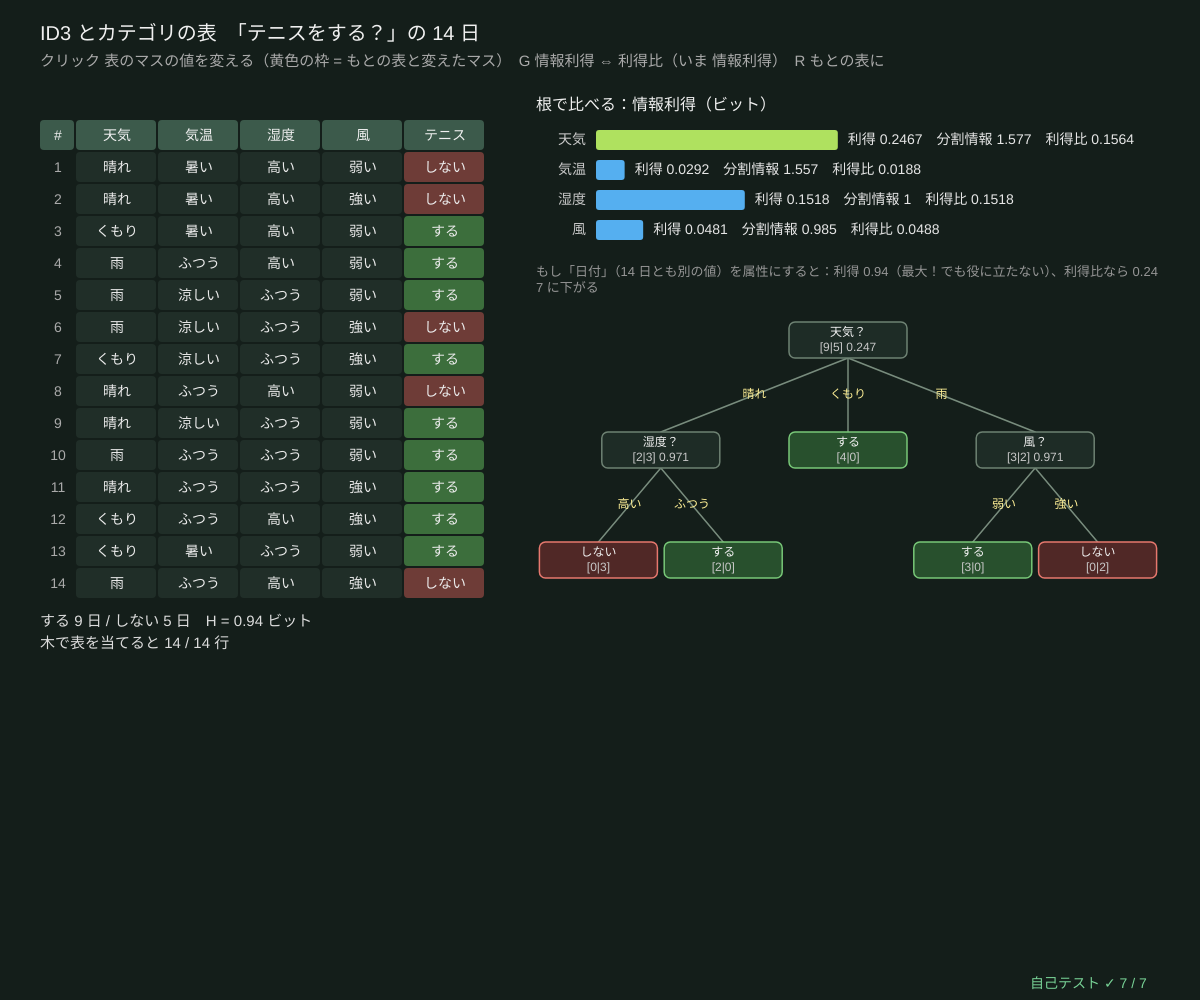
Frame 1 (no input)
Frame 60 (no input): identical to frame 1, image omitted
Frame 120 (the mouse pressed at the canvas centre since frame 60): identical to frame 1, image omitted

The p5.js sketch that drew this single still picture (run headless with seeded random() and noise() and a simulated clock; from frame 60 on, the mouse is pressed at the canvas centre):

// p5.js sketch
// ── sketch.js
// ============================================
// 03 ID3 とカテゴリの表 ─ 「テニスをする？」の 14 日分の表から、情報利得で質問を選んで木を作る（ID3、クインラン）
// 根：4 つの属性（天気・気温・湿度・風）それぞれで表を分けたときの情報利得を計算 → いちばん大きい属性で分ける → 枝ごとにくり返す
//   カテゴリの属性は「値の数だけ枝」が出る（しきい値ではない）。純粋になった枝は葉
//   利得比 = 利得 / 分割情報（値の分かれ方のエントロピー）。値の種類が多い属性（たとえば「日付」）をひいきしないための工夫（C4.5）
// クリック 表のマスの値を変える / G 情報利得 ⇔ 利得比 / R もとの表に
// ============================================

const ATTRS = ['天気', '気温', '湿度', '風'];
const VALS = [['晴れ', 'くもり', '雨'], ['暑い', 'ふつう', '涼しい'], ['高い', 'ふつう'], ['弱い', '強い']];
const PLAY = ['する', 'しない'];
const TENNIS = [                       // [天気, 気温, 湿度, 風, テニス]（値は VALS の番号、テニスは 0 = する、1 = しない）
  [0, 0, 0, 0, 1], [0, 0, 0, 1, 1], [1, 0, 0, 0, 0], [2, 1, 0, 0, 0], [2, 2, 1, 0, 0], [2, 2, 1, 1, 1], [1, 2, 1, 1, 0],
  [0, 1, 0, 0, 1], [0, 2, 1, 0, 0], [2, 1, 1, 0, 0], [0, 1, 1, 1, 0], [1, 1, 0, 1, 0], [1, 0, 1, 0, 0], [2, 1, 0, 1, 1],
];
let rows, useRatio = false, id3Root, rootStats, cellW = 82, cellH = 30, tbl = { x: 40, y: 120 };

function setup() { createCanvas(windowWidth, windowHeight); textWrap(CHAR); selfTest(); resetTable(); }
function resetTable() { rows = TENNIS.map((r) => r.slice()); rebuild(); }
function rebuild() { rootStats = attrStats(rows, [0, 1, 2, 3]); id3Root = buildID3(rows, [0, 1, 2, 3], useRatio, 0); }
function countsOf(rs) { let c = [0, 0]; for (let r of rs) c[r[4]]++; return c; }
// ★ 属性 a で分けたときの情報利得と利得比
function attrGain(rs, a) {
  let H = entropyOf(countsOf(rs)), rem = 0, sizes = [];
  for (let v = 0; v < VALS[a].length; v++) { let sub = rs.filter((r) => r[a] === v); sizes.push(sub.length); if (sub.length) rem += (sub.length / rs.length) * entropyOf(countsOf(sub)); }
  let gain = H - rem, si = entropyOf(sizes);                       // 分割情報 = 「どの枝に行くか」のエントロピー
  return { gain, si, ratio: si > 1e-12 ? gain / si : 0 };
}
function attrStats(rs, attrs) { return attrs.map((a) => Object.assign({ a }, attrGain(rs, a))); }
// ★ ID3：利得（か利得比）がいちばん大きい属性で分け、値ごとの枝でくり返す
function buildID3(rs, attrs, ratio, depth) {
  let c = countsOf(rs), node = { rows: rs, counts: c, pred: c[1] > c[0] ? 1 : 0, depth, leaf: true };
  if (rs.length === 0 || c[0] === 0 || c[1] === 0 || attrs.length === 0) return node;
  let st = attrStats(rs, attrs), best = st.reduce((m, s) => ((ratio ? s.ratio : s.gain) > (ratio ? m.ratio : m.gain) + 1e-12 ? s : m), st[0]);
  node.leaf = false; node.attr = best.a; node.gain = best.gain; node.ratio = best.ratio;
  node.kids = VALS[best.a].map((_, v) => buildID3(rs.filter((r) => r[best.a] === v), attrs.filter((a) => a !== best.a), ratio, depth + 1));
  node.kids.forEach((k) => { if (k.rows.length === 0) k.pred = node.pred; });   // 行が 0 の枝は親の多数決
  return node;
}
function id3Predict(t, r) { while (!t.leaf) t = t.kids[r[t.attr]]; return t.pred; }

function draw() {
  background(...BG_COL);
  cellH = Math.min(32, (height - 190) / 15);
  // ---- 表
  let heads = ['#'].concat(ATTRS, ['テニス']), cw = [36, cellW, cellW, cellW, cellW, cellW];
  textAlign(CENTER, CENTER); textSize(14);
  let x = tbl.x;
  heads.forEach((h, k) => { noStroke(); fill(60, 90, 75); rect(x, tbl.y, cw[k] - 2, cellH - 2, 4); fill(240); text(h, x + cw[k] / 2, tbl.y + cellH / 2); x += cw[k]; });
  rows.forEach((r, i) => {
    let yy = tbl.y + (i + 1) * cellH; x = tbl.x;
    noStroke(); fill(170); text(i + 1, x + cw[0] / 2, yy + cellH / 2); x += cw[0];
    for (let a = 0; a < 5; a++) {
      let changed = r[a] !== TENNIS[i][a];
      fill(a === 4 ? (r[4] === 0 ? color(60, 110, 60) : color(110, 60, 55)) : color(32, 46, 40)); stroke(changed ? color(255, 240, 150) : color(0, 0)); strokeWeight(2);
      rect(x, yy, cw[a + 1] - 2, cellH - 2, 4); noStroke(); fill(235);
      text(a === 4 ? PLAY[r[4]] : VALS[a][r[a]], x + cw[a + 1] / 2, yy + cellH / 2); x += cw[a + 1];
    }
  });
  let c = countsOf(rows), acc = rows.filter((r) => id3Predict(id3Root, r) === r[4]).length;
  textAlign(LEFT, BASELINE); fill(220); textSize(15);
  text('する ' + c[0] + ' 日 / しない ' + c[1] + ' 日　H = ' + fmtNum(entropyOf(c), 3) + ' ビット', tbl.x, tbl.y + 15.8 * cellH);
  text('木で表を当てると ' + acc + ' / ' + rows.length + ' 行', tbl.x, tbl.y + 15.8 * cellH + 22);
  // ---- 根での利得の棒グラフ
  let bx = tbl.x + 36 + 5 * cellW + 50, bw = width - bx - 40, gy = 120;
  fill(240); textSize(16); text('根で比べる：' + (useRatio ? '利得比 = 利得 / 分割情報' : '情報利得（ビット）'), bx, gy - 10);
  let best = argMaxArr(rootStats.map((s) => (useRatio ? s.ratio : s.gain)));
  rootStats.forEach((s, k) => {
    let yy = gy + 10 + k * 30, v = useRatio ? s.ratio : s.gain;
    fill(200); textSize(14); textAlign(RIGHT, CENTER); text(ATTRS[s.a], bx + 50, yy + 10);
    fill(k === best ? color(175, 225, 95) : color(85, 175, 240)); rect(bx + 60, yy, (bw - 330) * clampv(v / 0.3, 0, 1.1), 20, 3);
    fill(230); textAlign(LEFT, CENTER); text('利得 ' + fmtNum(s.gain, 4) + '　分割情報 ' + fmtNum(s.si, 3) + '　利得比 ' + fmtNum(s.ratio, 4), bx + 70 + (bw - 330) * clampv(v / 0.3, 0, 1.1), yy + 10);
  });
  let dayG = entropyOf(c), dayR = dayG / Math.log2(rows.length);
  fill(150); textSize(13); textAlign(LEFT, BASELINE);
  text('もし「日付」（14 日とも別の値）を属性にすると：利得 ' + fmtNum(dayG, 3) + '（最大！でも役に立たない）、利得比なら ' + fmtNum(dayR, 3) + ' に下がる', bx, gy + 146, bw);
  // ---- ID3 の木
  drawID3(id3Root, bx, gy + 200, bw, height - gy - 260);
  textAlign(LEFT, BASELINE); noStroke(); fill(240); textSize(20);
  text('ID3 とカテゴリの表　「テニスをする？」の 14 日', 40, 40);
  fill(170); textSize(15); text('クリック 表のマスの値を変える（黄色の枠 = もとの表と変えたマス）　G 情報利得 ⇔ 利得比（いま ' + (useRatio ? '利得比' : '情報利得') + '）　R もとの表に', 40, 66);
  drawSelfTest(width - 170, height - 12);
}
function drawID3(root, x0, y0, w, h) {
  let leaves = 0, pos = new Map(), maxD = 0;
  let place = (t) => { maxD = Math.max(maxD, t.depth); if (t.leaf) { pos.set(t, leaves++); return pos.get(t); } let ps = t.kids.map(place); pos.set(t, (ps[0] + ps[ps.length - 1]) / 2); return pos.get(t); };
  place(root);
  let cw = w / Math.max(1, leaves), rh = Math.min(110, h / (maxD + 1)), P = (t) => [x0 + (pos.get(t) + 0.5) * cw, y0 + t.depth * rh + 20];
  let walk = (t) => {
    if (t.leaf) return;
    t.kids.forEach((k, v) => {
      let a = P(t), b = P(k); stroke(120, 140, 125); strokeWeight(1.5); line(a[0], a[1] + 18, b[0], b[1] - 18);
      noStroke(); fill(255, 240, 150); textSize(12); textAlign(CENTER, CENTER); text(VALS[t.attr][v], (a[0] + b[0]) / 2, (a[1] + b[1]) / 2);
      walk(k);
    });
  };
  walk(root);
  let draw1 = (t) => {
    let [x, yy] = P(t), bw = Math.min(118, cw - 6);
    stroke(t.leaf ? (t.pred === 0 ? color(120, 200, 120) : color(230, 120, 110)) : color(110, 130, 115)); strokeWeight(1.5);
    fill(t.leaf ? (t.pred === 0 ? color(40, 80, 45) : color(80, 40, 38)) : color(30, 44, 38)); rect(x - bw / 2, yy - 18, bw, 36, 6);
    noStroke(); fill(240); textSize(12); textAlign(CENTER, CENTER);
    text(t.leaf ? (t.rows.length ? PLAY[t.pred] : PLAY[t.pred] + '（0 行）') : ATTRS[t.attr] + '？', x, yy - 7);
    fill(200); text('[' + t.counts[0] + '|' + t.counts[1] + ']' + (t.leaf ? '' : ' ' + fmtNum(useRatio ? t.ratio : t.gain, 3)), x, yy + 8);
    if (!t.leaf) t.kids.forEach(draw1);
  };
  draw1(root);
}
function mousePressed() {
  let cw = [36, cellW, cellW, cellW, cellW, cellW], i = Math.floor((mouseY - tbl.y) / cellH) - 1, x = tbl.x + cw[0];
  if (i < 0 || i >= rows.length) return;
  for (let a = 0; a < 5; a++) { if (mouseX >= x && mouseX < x + cw[a + 1]) { rows[i][a] = (rows[i][a] + 1) % (a === 4 ? 2 : VALS[a].length); rebuild(); return; } x += cw[a + 1]; }
}
function keyPressed() {
  if (key === 'g' || key === 'G') { useRatio = !useRatio; rebuild(); }
  if (key === 'r' || key === 'R') resetTable();
  return false;
}

// ---- 自己テスト（いつも「もとの表」TENNIS で）
function selfTest() {
  selfTestResults = [];
  let c = countsOf(TENNIS), st = attrStats(TENNIS, [0, 1, 2, 3]);
  check('表は 14 行、する 9 日 / しない 5 日、H = 0.940 ビット', TENNIS.length === 14 && c[0] === 9 && c[1] === 5 && near(entropyOf(c), 0.9403, 1e-4));
  check('根の情報利得：天気 0.2467、湿度 0.1518、風 0.0481、気温 0.0292（±0.001）', near(st[0].gain, 0.2467, 1e-3) && near(st[2].gain, 0.1518, 1e-3) && near(st[3].gain, 0.0481, 1e-3) && near(st[1].gain, 0.0292, 1e-3));
  check('根でいちばん利得が大きいのは「天気」', argMaxArr(st.map((s) => s.gain)) === 0);
  check('利得比：天気 0.247 / 1.577 = 0.156、湿度 0.152 / 1 = 0.152（天気がまだ 1 位）', near(st[0].si, 1.5774, 1e-3) && near(st[0].ratio, 0.1564, 1e-3) && near(st[2].ratio, 0.1518, 1e-3) && argMaxArr(st.map((s) => s.ratio)) === 0);
  let t = buildID3(TENNIS, [0, 1, 2, 3], false, 0);
  check('ID3 の木：天気 → くもりは全部「する」、晴れ → 湿度、雨 → 風', t.attr === 0 && t.kids[1].leaf && t.kids[1].pred === 0 && t.kids[1].counts[1] === 0 && t.kids[0].attr === 2 && t.kids[2].attr === 3);
  check('ID3 の木は 14 行を全部当てる。葉は 5 枚', TENNIS.every((r) => id3Predict(t, r) === r[4]) && countID3Leaves(t) === 5);
  check('どの属性でも利得 ≥ 0、「日付」なら利得 = H = 0.940 で利得比 = 0.940 / log₂14 = 0.247', st.every((s) => s.gain >= -1e-12) && near(entropyOf(c) / Math.log2(14), 0.247, 1e-3));
  reportSelfTest();
}
function countID3Leaves(t) { return t.leaf ? 1 : sumArr(t.kids.map(countID3Leaves)); }

// ---------- やってみよう ----------
// 1. 根の棒グラフで、天気の利得 0.247 がいちばん大きいことを確かめよう。手で計算もしてみよう
// 2. 「くもり」の日を 1 日「しない」に変える（テニスの列をクリック）。木はどう変わる？
// 3. G で利得比にすると、根の属性は変わる？ 値が 3 つある天気と、2 つの湿度で比べてみよう
// 4. 表の値を変えて、木の葉が 10 枚以上になる表を作れる？
// 5. 04 からは、カテゴリではなく連続の値（しきい値で分ける）の木＝CART

// ==================================================
// ここから下は「決定木の道具」（中身は読まなくても OK。消さないでね）
// ==================================================
// ---- 小さな道具：はさむ・合計・いちばん大きい番号
function clampv(v, a, b) { return v < a ? a : v > b ? b : v; }
function sumArr(a) { let s = 0; for (let v of a) s += v; return s; }
function argMaxArr(a) { let b = 0; for (let i = 1; i < a.length; i++) if (a[i] > a[b]) b = i; return b; }   // 同点なら小さい番号
// ---- 不純度：counts = 各クラスの個数（重みつきでもよい）
function entropyP(p) { return p <= 0 || p >= 1 ? 0 : -p * Math.log2(p) - (1 - p) * Math.log2(1 - p); }   // 2 クラスのエントロピー（ビット）
function entropyOf(counts) {
  let n = sumArr(counts), h = 0; if (n <= 0) return 0;
  for (let c of counts) if (c > 0) { let q = c / n; h -= q * Math.log2(q); }
  return Math.max(0, h);
}
function giniOf(counts) { let n = sumArr(counts), s = 1; if (n <= 0) return 0; for (let c of counts) s -= (c / n) * (c / n); return Math.max(0, s); }
function errOf(counts) { let n = sumArr(counts); return n <= 0 ? 0 : Math.max(0, 1 - Math.max(...counts) / n); }   // 誤分類率
function impurityOf(counts, crit) { return crit === 'entropy' ? entropyOf(counts) : crit === 'error' ? errOf(counts) : giniOf(counts); }
// 分けたときの「不純度の減り」= 親 − (左の割合·左 + 右の割合·右)。crit = 'entropy' なら情報利得
function gainOf(parent, left, right, crit) {
  let n = sumArr(parent), nl = sumArr(left), nr = sumArr(right); if (n <= 0) return 0;
  return impurityOf(parent, crit) - (nl / n) * impurityOf(left, crit) - (nr / n) * impurityOf(right, crit);
}
// ---- 描く道具：クラスの色、領域の絵、木の図
const CLS_COL = [[245, 140, 75], [85, 175, 240], [175, 225, 95]];   // ★ クラス A・B・C の色
const BG_COL = [20, 30, 26];                                       // 背景（森の色）
function mixCol(probs, k) {           // クラスの割合 → 背景と混ぜた色（k = 色の濃さ）
  let c = BG_COL.slice(), s = sumArr(probs) || 1;
  probs.forEach((p, j) => { for (let q = 0; q < 3; q++) c[q] += (p / s) * (CLS_COL[j][q] - BG_COL[q]) * k; });
  return c;
}
// img の全部の画素に fn(u, v) → [r, g, b] を塗る（u は右向き、v は上向き、どちらも 0〜1）
function paintImage(img, fn) {
  img.loadPixels();
  let W = img.width, H = img.height;
  for (let py = 0; py < H; py++) for (let px = 0; px < W; px++) {
    let c = fn((px + 0.5) / W, 1 - (py + 0.5) / H), i = 4 * (px + W * py);
    img.pixels[i] = c[0]; img.pixels[i + 1] = c[1]; img.pixels[i + 2] = c[2]; img.pixels[i + 3] = 255;
  }
  img.updatePixels();
}
function toPx(bx, u, v) { return [bx.x + u * bx.w, bx.y + (1 - v) * bx.h]; }   // [0,1]² → 画面
function fromPx(bx, px, py) { return [(px - bx.x) / bx.w, 1 - (py - bx.y) / bx.h]; }
function drawPoints(bx, X, y, r, ws) {   // ws = 点の大きさの倍率（なければ 1）
  stroke(15); strokeWeight(1);
  for (let i = 0; i < X.length; i++) { let p = toPx(bx, X[i][0], X[i][1]); fill(...CLS_COL[y[i]]); circle(p[0], p[1], r * (ws ? ws[i] : 1)); }
}
function fmtNum(v, d) { if (!isFinite(v)) return '?'; let s = (+v.toFixed(d === undefined ? 2 : d)).toString(); return s === '-0' ? '0' : s; }
// ---- 自己テストの道具
let selfTestResults = [];
function check(name, cond) { selfTestResults.push({ name, ok: !!cond }); }
function near(a, b, tol) { return a !== null && a !== undefined && isFinite(a) && Math.abs(a - b) <= (tol === undefined ? 1e-9 : tol); }
function noNaN(v) { return Array.isArray(v) ? v.every(noNaN) : !(typeof v === 'number' && v !== v); }
function reportSelfTest() { for (let r of selfTestResults) (r.ok ? console.log : console.error)((r.ok ? '✓ ' : '✗ ') + r.name); }
function selfTestLine() { let n = selfTestResults.filter((r) => r.ok).length; return '自己テスト ' + (n === selfTestResults.length ? '✓ ' : '✗ ') + n + ' / ' + selfTestResults.length; }
function drawSelfTest(x, y) { noStroke(); fill(selfTestResults.every((r) => r.ok) ? color(120, 210, 150) : color(255, 90, 90)); textSize(14); textAlign(LEFT, BASELINE); text(selfTestLine(), x, y); }
